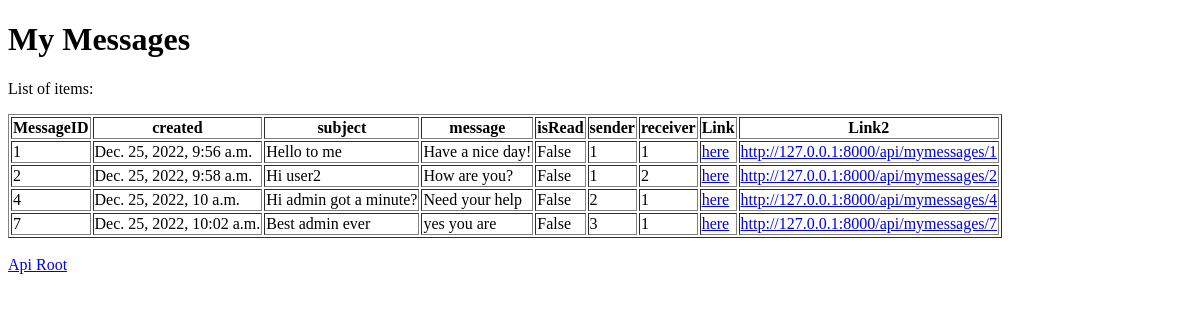
Before: /api/mylistview/ (signed in) with the older database file.
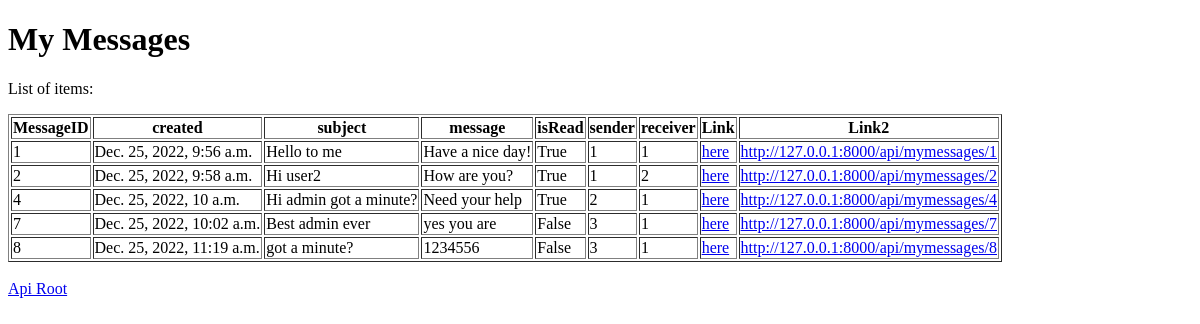
After: the same page with the newer database file.
### myApp/models.py (models this page shows, shortened)
class Message(models.Model):
    created = models.DateTimeField(auto_now_add=True)
    subject = models.CharField(max_length=100, blank=True, default='')
    message = models.TextField()
    isRead = models.BooleanField(default=False, editable=False)
    sender = models.ForeignKey('auth.User', related_name='messages', on_delete=models.CASCADE)
    receiver = models.ForeignKey(settings.AUTH_USER_MODEL, related_name='received_messages', on_delete=models.CASCADE)
    class Meta:
        ordering = ['created']

### myApp/views.py (the view)
class MyListView(ViewSet):
    serializer_class = MessageSerializerAll
    permission_classes = [permissions.IsAuthenticatedOrReadOnly]
    def list(self, request):
        user = self.request.user
        queryset = Message.objects.filter(Q(sender=user) | Q(receiver=user)).values()
        template = loader.get_template('template.html')
        context = {
            'mymessages': queryset,
        }
        return HttpResponse(template.render(context, request))

### myApp/templates/template.html (shortened to what this page needs)
<!DOCTYPE html>
<html lang="en">
<head>
</head>
<body>
<h1>My Messages</h1>
<p>List of items:</p>
<table border="1">
  <tr>
    <th>MessageID</th>
    <th>created</th>
    <th>subject</th>
    <th>message</th>
    <th>isRead</th>
    <th>sender</th>
    <th>receiver</th>
    <th>Link</th>
    <th>Link2</th>
  </tr>
  {% for x in mymessages %}
    <tr>
      <td id="idm">{{ x.id }}</td>
      <td>{{ x.created }}</td>
      <td>{{ x.subject }}</td>
      <td>{{ x.message }}</td>
      <td>{{ x.isRead }}</td>
      <td>{{ x.sender_id }}</td>
      <td>{{ x.receiver_id }}</td>
      <td><a href="../mymessages/" onclick="location.href=this.href+getID(this);return false;"> here </a></td>
      {% with x.id|stringformat:"s" as x_id %}
      <td> {{'http://127.0.0.1:8000/api/mymessages/'| add:x_id | urlize}} </td>
      {% endwith %}
    </tr>
  {% endfor %}
</table>
<br>
<a href="http://127.0.0.1:8000/api/">Api Root</a>
</body>
</html>

Changed rows visible on the page:
changed Message "Dec. 25, 2022, 9:56 a.m.": isRead "False" → "True"
changed Message "Dec. 25, 2022, 9:58 a.m.": isRead "False" → "True"
changed Message "Dec. 25, 2022, 10 a.m.": isRead "False" → "True"
added Message: id "8", created "Dec. 25, 2022, 11:19 a.m.", subject "got a minute?", message "1234556", isRead "False", sender_id "3", receiver_id "1", value "http://127.0.0.1:8000/api/mymessages/8"
